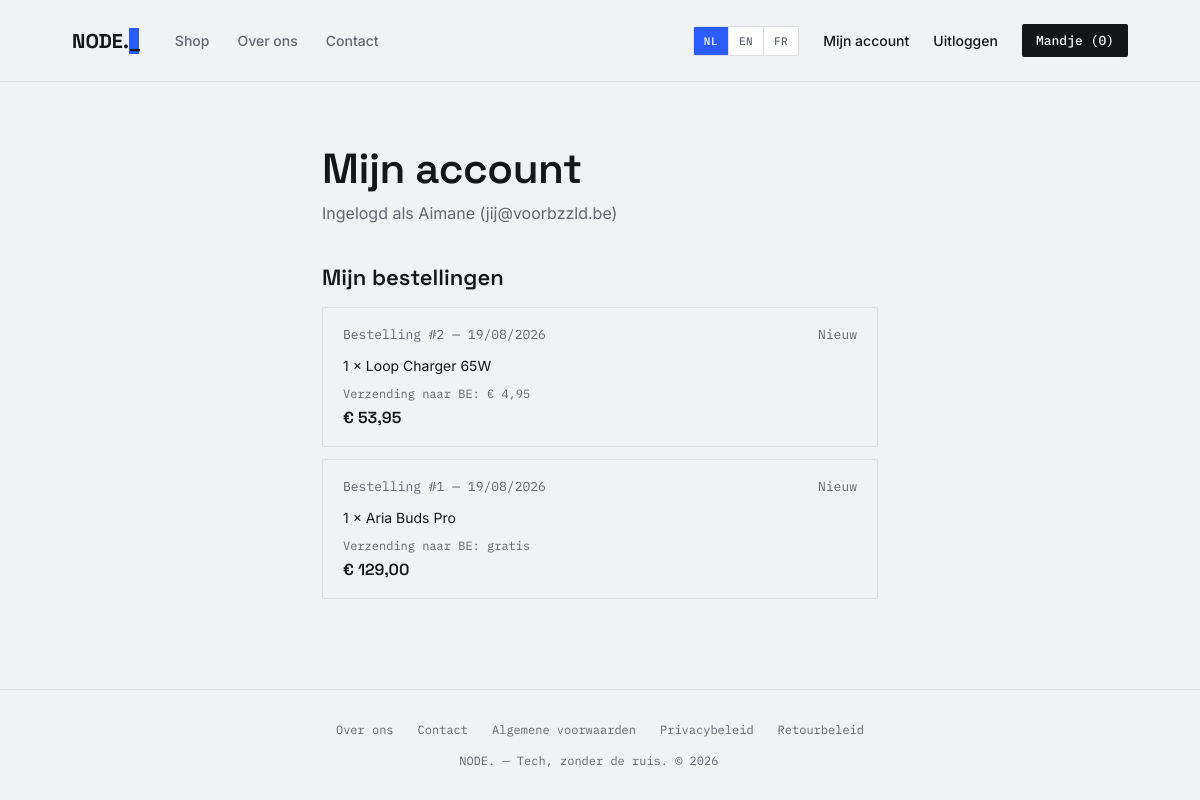
Page /account (signed in) on the committed database.
### models.py (models this page shows)
class User(db.Model, UserMixin):
    id = db.Column(db.Integer, primary_key=True)
    email = db.Column(db.String(150), unique=True, nullable=False)
    password_hash = db.Column(db.String(200), nullable=False)
    name = db.Column(db.String(100), nullable=False)
    created_at = db.Column(db.DateTime, default=datetime.utcnow)
    orders = db.relationship("Order", backref="customer", lazy=True)

class Order(db.Model):
    id = db.Column(db.Integer, primary_key=True)
    user_id = db.Column(db.Integer, db.ForeignKey("user.id"), nullable=False)
    created_at = db.Column(db.DateTime, default=datetime.utcnow)
    status = db.Column(db.String(50), default="Nieuw")
    total = db.Column(db.Float, nullable=False)
    shipping_name = db.Column(db.String(150))
    shipping_address = db.Column(db.String(250))
    shipping_city = db.Column(db.String(100))
    shipping_postal = db.Column(db.String(20))
    shipping_country = db.Column(db.String(2), default="BE")
    shipping_cost = db.Column(db.Float, default=0.0)
    items = db.relationship("OrderItem", backref="order", lazy=True)

class OrderItem(db.Model):
    id = db.Column(db.Integer, primary_key=True)
    order_id = db.Column(db.Integer, db.ForeignKey("order.id"), nullable=False)
    product_id = db.Column(db.Integer, db.ForeignKey("product.id"), nullable=False)
    product_name = db.Column(db.String(150))  # bewaard als "snapshot" voor het geval het product later verandert
    quantity = db.Column(db.Integer, nullable=False, default=1)
    price_at_purchase = db.Column(db.Float, nullable=False)
    product = db.relationship("Product")

### app.py (the view)
@app.route("/account")
@login_required
def account():
    orders = Order.query.filter_by(user_id=current_user.id).order_by(Order.created_at.desc()).all()
    return render_template("account.html", orders=orders)

### app.py (called while the page is built)
@login_manager.user_loader
def load_user(user_id):
    return db.session.get(User, int(user_id))

def current_language():
    return session.get("lang", DEFAULT_LANGUAGE)

@app.context_processor
def inject_translations():
    lang = current_language()
    return {
        "t": lambda key, **kw: translate(key, lang, **kw),
        "current_lang": lang,
        "languages": LANGUAGES,
    }

@app.before_request
def block_visitors():
    if not COMING_SOON:
        return None
    if session.get("preview"):
        return None
    if request.endpoint in ("preview", "static"):
        return None
    return render_template("coming_soon.html"), 503

def get_cart():
    return session.get("cart", {})

@app.context_processor
def inject_cart_count():
    cart = get_cart()
    count = sum(cart.values())
    return {"cart_count": count}

### translations.py (called while the page is built)
def translate(key, lang, **kwargs):
    table = TRANSLATIONS.get(lang) or TRANSLATIONS[DEFAULT_LANGUAGE]
    text = table.get(key) or TRANSLATIONS[DEFAULT_LANGUAGE].get(key) or key
    if kwargs:
        try:
            text = text.format(**kwargs)
        except (KeyError, IndexError):
            pass
    return text

### templates/account.html (shortened to what this page needs)
{% extends "base.html" %}
{% block content %}
<div class="container" style="max-width:700px;">
  <h1>Mijn account</h1>
  <p style="color:var(--ink-soft); margin-top:8px;">Ingelogd als {{ current_user.name }} ({{ current_user.email }})</p>
  <h2 style="margin-top:40px; margin-bottom:16px;">Mijn bestellingen</h2>
  {% if orders %}
    {% for order in orders %}
    <div style="border:1px solid var(--line); border-radius:2px; padding:18px 20px; margin-bottom:12px;">
      <div style="display:flex; justify-content:space-between; font-family:var(--mono); font-size:13px; color:var(--ink-soft); margin-bottom:10px;">
        <span>Bestelling #{{ order.id }} — {{ order.created_at.strftime('%d/%m/%Y') }}</span>
        <span>{{ order.status }}</span>
      </div>
      {% for item in order.items %}
      <div style="font-size:14px; padding:4px 0;">{{ item.quantity }} × {{ item.product_name }}</div>
      {% endfor %}
      <div style="font-family:var(--mono); font-size:12px; color:var(--ink-soft); margin-top:8px;">
        Verzending naar {{ order.shipping_country }}: {% if order.shipping_cost == 0 %}gratis{% else %}€ {{ "%.2f"|format(order.shipping_cost)|replace(".", ",") }}{% endif %}
      </div>
      <div style="font-family:var(--grotesk); font-weight:600; margin-top:6px;">€ {{ "%.2f"|format(order.total)|replace(".", ",") }}</div>
    </div>
    {% endfor %}
  {% else %}
    <p style="color:var(--ink-soft);">Je hebt nog geen bestellingen geplaatst.</p>
  {% endif %}
</div>
{% endblock %}

### templates/base.html (style rules this page uses)
:root { --bg:#F1F2F4; --surface:#FFFFFF; --ink:#14161A; --ink-soft:#63676F; --line:#DDDFE3; --accent:#2B5CFF; --accent-soft:#E8EDFF; --mono:'IBM Plex Mono',monospace; --grotesk:'Space Grotesk',sans-serif; --sans:'Inter',sans-serif; }
* { margin:0;padding:0;box-sizing:border-box; }
body { background:var(--bg);color:var(--ink);font-family:var(--sans);-webkit-font-smoothing:antialiased;min-height:100vh;display:flex;flex-direction:column; }
.container { max-width:1100px;margin:0 auto;padding:60px 6vw; }
h1 { font-family:var(--grotesk);font-weight:600;font-size:clamp(28px,4vw,42px);letter-spacing:-0.01em; }
h2 { font-family:var(--grotesk);font-weight:600;font-size:22px; }

### rows in the picture
User: name "Aimane", email "jij@voorbzzld.be"
Order: id "2", created_at "19/08/2026", status "Nieuw", shipping_country "BE", shipping_cost "4,95", total "53,95"
OrderItem: quantity "1", product_name "Loop Charger 65W"
Order: id "1", created_at "19/08/2026", status "Nieuw", shipping_country "BE", shipping_cost "gratis", total "129,00"
OrderItem: quantity "1", product_name "Aria Buds Pro"

### other values in the picture
{{ t('nav_shop') }} "Shop"
{{ t('nav_about') }} "Over ons"
{{ t('nav_contact') }} "Contact"
{{ code|upper }} "NL" "EN" "FR"
{{ t('nav_account') }} "Mijn account"
{{ t('nav_logout') }} "Uitloggen"
{{ t('nav_cart') }} "Mandje"
{{ cart_count }} "0"
{{ t('footer_terms') }} "Algemene voorwaarden"
{{ t('footer_privacy') }} "Privacybeleid"
{{ t('footer_returns') }} "Retourbeleid"
{{ t('footer_tagline') }} "Tech, zonder de ruis."
